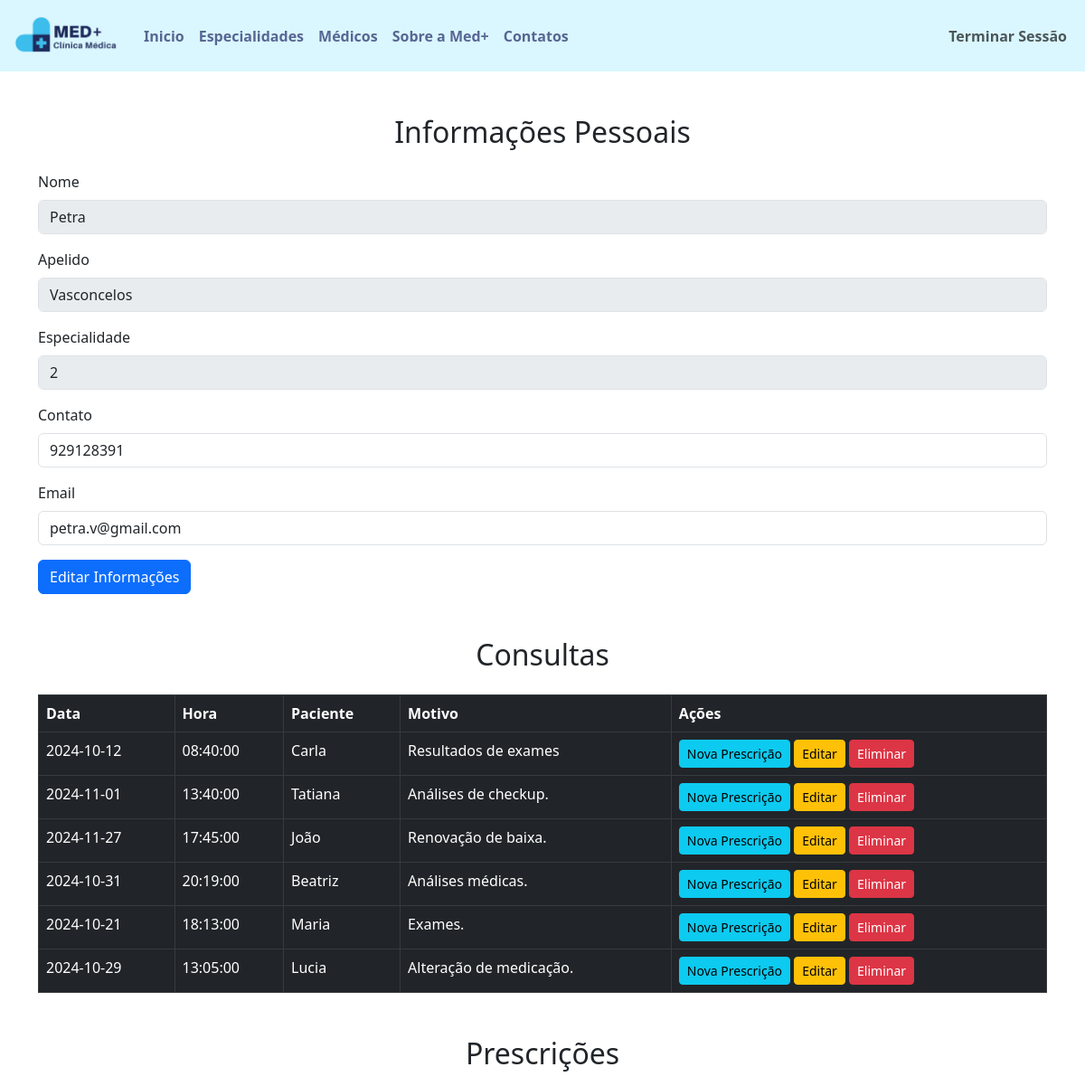
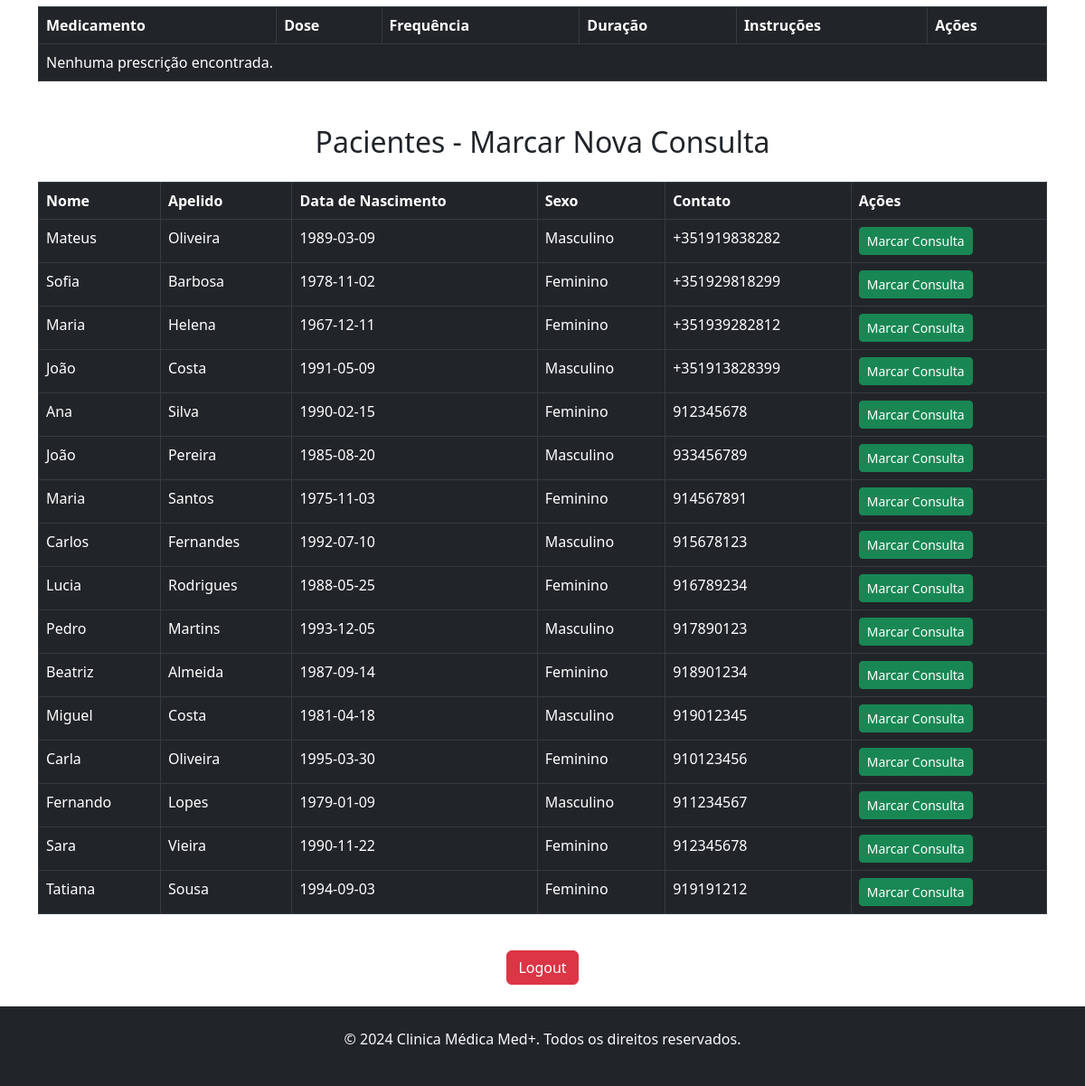
The app's page /admin_dashboard.php (signed in) with its own data (2 pictures, top to bottom).
### tables this page shows
CREATE TABLE IF NOT EXISTS `medicos` (
  `id_medico` int NOT NULL AUTO_INCREMENT,
  `nome` varchar(100) DEFAULT NULL,
  `apelido` varchar(100) DEFAULT NULL,
  `id_especialidade` int DEFAULT NULL,
  `contato` varchar(15) DEFAULT NULL,
  `email` varchar(100) DEFAULT NULL,
  `user_id` int DEFAULT NULL,
  PRIMARY KEY (`id_medico`),
  KEY `fk_espMedico` (`id_especialidade`),
  KEY `fk_user_id_medico` (`user_id`)
);

CREATE TABLE IF NOT EXISTS `consultas` (
  `id_consulta` int NOT NULL AUTO_INCREMENT,
  `id_paciente` int DEFAULT NULL,
  `id_medico` int DEFAULT NULL,
  `data_consulta` date DEFAULT NULL,
  `hora_consulta` time DEFAULT NULL,
  `notas_obs` varchar(250) DEFAULT NULL,
  PRIMARY KEY (`id_consulta`),
  KEY `fk_pacConsulta` (`id_paciente`),
  KEY `fk_medConsulta` (`id_medico`)
);

CREATE TABLE IF NOT EXISTS `pacientes` (
  `id_paciente` int NOT NULL AUTO_INCREMENT,
  `nome` varchar(100) DEFAULT NULL,
  `apelido` varchar(100) DEFAULT NULL,
  `data_nascimento` date DEFAULT NULL,
  `sexo` enum('M','F') DEFAULT NULL,
  `contato` varchar(15) DEFAULT NULL,
  `morada` varchar(100) DEFAULT NULL,
  `email` varchar(100) DEFAULT NULL,
  `user_id` int DEFAULT NULL,
  PRIMARY KEY (`id_paciente`),
  KEY `fk_user_id` (`user_id`)
);

### admin_dashboard.php (the view, shortened to what this page needs)
<?php
include 'db_connect.php';
$user_id = $_SESSION['user_id'];
$sql_medico = "SELECT * FROM medicos WHERE user_id = ?";
$stmt = $conn->prepare($sql_medico);
$stmt->bind_param('i', $user_id);
$stmt->execute();
$result_medico = $stmt->get_result();
if ($result_medico->num_rows > 0) {
    $medico = $result_medico->fetch_assoc();
} else {
    echo "<script>alert('Erro: Médico não encontrado.'); window.location.href = 'login.php';</script>";
    exit();
}
?>
<!DOCTYPE html>
<html lang="PT-PT">
<head>
    <link rel="stylesheet" href="css/styles.css">
    <link href="https://cdn.jsdelivr.net/npm/bootstrap@5.3.0/dist/css/bootstrap.min.css" rel="stylesheet">
</head>
<body>
    <nav class="navbar navbar-expand-lg navbar-light">
        <div class="container-fluid">
            <a class="navbar-brand" href="index.php"><img src="assets/logo.png" alt="Clinica Logo" height="53"></a>
            <div class="collapse navbar-collapse" id="navbarNav">
                <ul class="navbar-nav ms-center">
                    <li class="nav-item"><a class="nav-link" href="index.php" style="color: #586693">Inicio</a></li>
                    <li class="nav-item"><a class="nav-link" href="specialities.php" style="color: #586693">Especialidades</a></li>
                    <li class="nav-item"><a class="nav-link" href="doctors.php" style="color: #586693">Médicos</a></li>
                    <li class="nav-item"><a class="nav-link" href="about.php" style="color: #586693">Sobre a Med+</a></li>
                    <li class="nav-item"><a class="nav-link" href="contact.php" style="color: #586693">Contatos</a></li>
				</ul>
			</div>
			<div>
				<ul class="navbar-nav navbar-right">
                    <li class="nav-item"><a class="nav-link" href="logout.php">Terminar Sessão</a></li>
                </ul>
			</div>
            </div>
    </nav>
    <div class="container mt-5">
        <h2 class="text-center mb-4">Informações Pessoais</h2>
        <form method="POST" action="admin_dashboard.php">
            <div class="mb-3">
                <label for="nome" class="form-label">Nome</label>
                <input type="text" class="form-control" id="nome" value="<?= $medico['nome'] ?>" disabled>
            </div>
            <div class="mb-3">
                <label for="apelido" class="form-label">Apelido</label>
                <input type="text" class="form-control" id="apelido" value="<?= $medico['apelido'] ?>" disabled>
            </div>
            <div class="mb-3">
                <label for="especialidade" class="form-label">Especialidade</label>
                <input type="text" class="form-control" id="especialidade" value="<?= $medico['id_especialidade'] ?>" disabled>
            </div>
            <div class="mb-3">
                <label for="contato" class="form-label">Contato</label>
                <input type="text" class="form-control" id="contato" name="contato" value="<?= $medico['contato'] ?>" required>
            </div>
            <div class="mb-3">
                <label for="email" class="form-label">Email</label>
                <input type="email" class="form-control" id="email" name="email" value="<?= $medico['email'] ?>" required>
            </div>
            <button type="submit" class="btn btn-primary">Editar Informações</button>
        </form>
        <h2 class="text-center mt-5 mb-4">Consultas</h2>
        <table class="table table-bordered table-hover table-dark" id="consultasTable">
            <thead>
                <tr>
                    <th>Data</th>
                    <th>Hora</th>
                    <th>Paciente</th>
                    <th>Motivo</th>
                    <th>Ações</th>
                </tr>
            </thead>
            <tbody>
				<?php
				$sql_consultas = "SELECT c.id_consulta, c.data_consulta, c.hora_consulta, p.id_paciente, p.nome AS paciente_nome, c.notas_obs
								  FROM consultas c
								  JOIN pacientes p ON c.id_paciente = p.id_paciente
								  WHERE c.id_medico = ?";
				$stmt_consultas = $conn->prepare($sql_consultas);
				$stmt_consultas->bind_param('i', $medico['id_medico']);
				$stmt_consultas->execute();
				$result_consultas = $stmt_consultas->get_result();
				if ($result_consultas->num_rows > 0) {
					while ($consulta = $result_consultas->fetch_assoc()) {
						?>
						<tr>
							<td><?= $consulta['data_consulta']; ?></td>
							<td><?= $consulta['hora_consulta']; ?></td>
							<td><?= $consulta['paciente_nome']; ?></td>
							<td><?= $consulta['notas_obs']; ?></td>
							<td>
								<button class="btn btn-sm btn-info"
								  data-id="<?= $consulta['id_consulta']; ?>"
								data-paciente-id="<?= $consulta['id_paciente']; ?>"
								  data-paciente-nome="<?= $consulta['paciente_nome'] ?>"
								  onclick="openNewPrescricaoModal(this)">
								  Nova Prescrição
								</button>
								<button class="btn btn-sm btn-warning"
								  data-id="<?= $consulta['id_consulta']; ?>"
								  data-data-consulta="<?= addslashes($consulta['data_consulta']); ?>"
								  data-hora-consulta="<?= addslashes($consulta['hora_consulta']); ?>"
								  data-notas-obs="<?= addslashes($consulta['notas_obs']); ?>"
								  onclick="openConsultationModal(this)">
								  Editar
								</button>
								<button class='btn btn-sm btn-danger'
									onclick="if(confirm('Tem certeza que deseja eliminar esta consulta?')) { window.location.href='delete_consulta_process.php?id=<?= $consulta['id_consulta'] ?>'; }">
									Eliminar
								</button>
							</td>
						</tr>
						<?php
					}
				} else {
					echo "<tr><td colspan='5'>Nenhuma consulta encontrada.</td></tr>";
				}
				?>
			</tbody>
        </table>
        <h2 class="text-center mt-5 mb-4">Prescrições</h2>
        <table class="table table-bordered table-hover table-dark" id="prescricoesTable">
            <thead>
                <tr>
                    <th>Medicamento</th>
                    <th>Dose</th>
                    <th>Frequência</th>
                    <th>Duração</th>
                    <th>Instruções</th>
					<th>Ações</th>
                </tr>
            </thead>
            <tbody id="prescricoesTableBody">
				<?php
				$sql_prescricoes = "SELECT p.id_prescricao, p.nome_medicamento, p.dosagem, p.frequencia, p.duracao, p.instrucoes
									FROM prescricoes p
									JOIN consultas c ON p.id_consulta = c.id_consulta
									WHERE c.id_medico = ?";
				$stmt_prescricoes = $conn->prepare($sql_prescricoes);
				$stmt_prescricoes->bind_param('i', $medico['id_medico']);
				$stmt_prescricoes->execute();
				$result_prescricoes = $stmt_prescricoes->get_result();
				if ($result_prescricoes->num_rows > 0) {
					while ($prescricao = $result_prescricoes->fetch_assoc()) {
						?>
						<tr>
							<td><?= $prescricao['nome_medicamento']; ?></td>
							<td><?= $prescricao['dosagem']; ?></td>
							<td><?= $prescricao['frequencia']; ?></td>
							<td><?= $prescricao['duracao']; ?></td>
							<td><?= $prescricao['instrucoes']; ?></td>
							<td>
								<button class="btn btn-sm btn-warning"
								  data-id="<?= $prescricao['id_prescricao']; ?>"
								  data-nome-medicamento="<?= addslashes($prescricao['nome_medicamento']); ?>"
								  data-dosagem="<?= addslashes($prescricao['dosagem']); ?>"
								  data-frequencia="<?= addslashes($prescricao['frequencia']); ?>"
								  data-duracao="<?= addslashes($prescricao['duracao']); ?>"
								  data-instrucoes="<?= addslashes($prescricao['instrucoes']); ?>"
								  onclick="openPrescriptionModal(this)" style="margin-bottom: 2px;">
								  &nbsp;&nbsp;Editar&nbsp;&nbsp;
								</button>
								<button class='btn btn-sm btn-danger'
									onclick="if(confirm('Tem certeza que deseja eliminar esta prescrição?')) { window.location.href='delete_prescricao_process.php?id=<?= $prescricao['id_prescricao'] ?>'; }">
									Eliminar&nbsp;
								 </button>
							</td>
						</tr>
						<?php
					}
				} else {
					echo "<tr><td colspan='6'>Nenhuma prescrição encontrada.</td></tr>";
				}
				?>
			</tbody>
        </table>
		<h2 class="text-center mt-5 mb-4">Pacientes - Marcar Nova Consulta</h2>
		<table class="table table-bordered table-hover table-dark">
			<thead>
				<tr>
					<th>Nome</th>
					<th>Apelido</th>
					<th>Data de Nascimento</th>
					<th>Sexo</th>
					<th>Contato</th>
					<th>Ações</th>
				</tr>
			</thead>
			<tbody>
				<?php
				$sql_pacientes = "SELECT id_paciente, nome, apelido, data_nascimento, sexo, contato FROM pacientes";
				$result_pacientes = $conn->query($sql_pacientes);
				if ($result_pacientes->num_rows > 0) {
					while ($paciente = $result_pacientes->fetch_assoc()) {
						?>
						<tr>
							<td><?= $paciente['nome'] ?></td>
							<td><?= $paciente['apelido'] ?></td>
							<td><?= $paciente['data_nascimento'] ?></td>
							<td><?= $paciente['sexo'] == 'M' ? 'Masculino' : 'Feminino'; ?></td>
							<td><?= $paciente['contato'] ?></td>
							<td>
								<button class="btn btn-sm btn-success"
								  data-id="<?= $paciente['id_paciente'] ?>"
								  data-nome="<?= $paciente['nome'] ?>"
								  onclick="openNewConsultaModal(this)">
								  Marcar Consulta
								</button>
							</td>
						</tr>
						<?php
					}
				} else {
					echo "<tr><td colspan='6'>Nenhum paciente encontrado.</td></tr>";
				}
				?>
			</tbody>
		</table>
    </div>
    <div class="text-center mt-4">
        <form action="logout.php" method="post">
            <button type="submit" class="btn btn-danger">Logout</button>
			<br><br>
        </form>
    </div>
    <footer class="bg-dark text-light text-center p-4">
        <p>&copy; 2024 Clinica Médica Med+. Todos os direitos reservados.</p>
    </footer>
</body>
</html>

### css/styles.css (style rules this page uses)
* { margin: 0; padding: 0; box-sizing: border-box; }
html, body { height: 100%; display: flex; flex-direction: column; }
.navbar { background-color: #daf7ff; padding: 1rem 2rem; font-weight: bold; }
.navbar-brand { font-weight: bold; font-size: 1.5rem; }
.container { flex: 1; }
footer { background-color: #343a40; color: white; text-align: center; padding: 1rem 0; position: relative; width: 100%; bottom: 0; margin-top: auto; }

### records on screen
medicos: nome "Petra", apelido "Vasconcelos", id_especialidade "2", contato "929128391", email "petra.v@gmail.com"
consultas: data_consulta "2024-10-12", hora_consulta "08:40:00", id_paciente.nome "Carla", notas_obs "Resultados de exames"
consultas: data_consulta "2024-11-01", hora_consulta "13:40:00", id_paciente.nome "Tatiana", notas_obs "Análises de checkup."
consultas: data_consulta "2024-11-27", hora_consulta "17:45:00", id_paciente.nome "João", notas_obs "Renovação de baixa."
consultas: data_consulta "2024-10-31", hora_consulta "20:19:00", id_paciente.nome "Beatriz", notas_obs "Análises médicas."
consultas: data_consulta "2024-10-21", hora_consulta "18:13:00", id_paciente.nome "Maria", notas_obs "Exames."
consultas: data_consulta "2024-10-29", hora_consulta "13:05:00", id_paciente.nome "Lucia", notas_obs "Alteração de medicação."
pacientes: nome "Mateus", apelido "Oliveira", data_nascimento "1989-03-09", sexo "Masculino", contato "+351919838282"
pacientes: nome "Sofia", apelido "Barbosa", data_nascimento "1978-11-02", sexo "Feminino", contato "+351929818299"
pacientes: nome "Maria", apelido "Helena", data_nascimento "1967-12-11", sexo "Feminino", contato "+351939282812"
pacientes: nome "João", apelido "Costa", data_nascimento "1991-05-09", sexo "Masculino", contato "+351913828399"
pacientes: nome "Ana", apelido "Silva", data_nascimento "1990-02-15", sexo "Feminino", contato "912345678"
pacientes: nome "João", apelido "Pereira", data_nascimento "1985-08-20", sexo "Masculino", contato "933456789"
pacientes: nome "Maria", apelido "Santos", data_nascimento "1975-11-03", sexo "Feminino", contato "914567891"
pacientes: nome "Carlos", apelido "Fernandes", data_nascimento "1992-07-10", sexo "Masculino", contato "915678123"
pacientes: nome "Lucia", apelido "Rodrigues", data_nascimento "1988-05-25", sexo "Feminino", contato "916789234"
pacientes: nome "Pedro", apelido "Martins", data_nascimento "1993-12-05", sexo "Masculino", contato "917890123"
pacientes: nome "Beatriz", apelido "Almeida", data_nascimento "1987-09-14", sexo "Feminino", contato "918901234"
pacientes: nome "Miguel", apelido "Costa", data_nascimento "1981-04-18", sexo "Masculino", contato "919012345"
pacientes: nome "Carla", apelido "Oliveira", data_nascimento "1995-03-30", sexo "Feminino", contato "910123456"
pacientes: nome "Fernando", apelido "Lopes", data_nascimento "1979-01-09", sexo "Masculino", contato "911234567"
pacientes: nome "Sara", apelido "Vieira", data_nascimento "1990-11-22", sexo "Feminino", contato "912345678"
pacientes: nome "Tatiana", apelido "Sousa", data_nascimento "1994-09-03", sexo "Feminino", contato "919191212"
